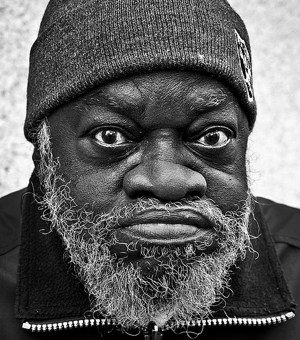
#> input picture man.png, 300 x 340 px; the run also reads 1 picture not shown here
$ python stipple.py
#> lines starting #> are read from the running program, lines starting #| are printed output that depends on the picture; after the words box and inside, x2 and y2 are one past the last pixel; in counts of white or black regions, pixels touching at a corner belong together
from numpy import *
from random import random
import matplotlib.pyplot as plt
import matplotlib.image as mpimg


man = mpimg.imread('man.png')
#> man is the input picture: shape (340, 300, 3) float32; min 0, max 1, mean 0.38
cat = mpimg.imread('cat.png')

nrow = man.shape[0]
#> nrow = 340
ncolumn = man.shape[1]
#> ncolumn = 300

print(nrow)
#| 340
print (ncolumn)
#| 300


def stipple(img):
	for x in range(img.shape[0]):
		for y in range(img.shape[1]):
			if img[x,y,0]>0.5:
				k=1.0
				error=img[x,y,:]-k
				img[x,y]=(1,1,1)

			else:
				k=0.0
				error=img[x,y,:]-k
				img[x,y]=(0,0,0)
			if (y<299):
				img[x,y+1,:]=img[x,y+1,:]+error
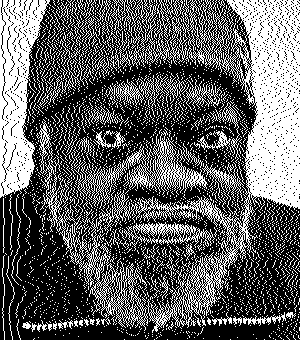
#> img: shape (340, 300, 3) float32; values 0 (black) and 1 (white), 38% white; 2408 white regions (2334 under 20 px), largest, box (x1, y1, x2, y2) and area: (36, 0, 300, 333) 18935, (0, 0, 51, 198) 5454, (74, 129, 208, 209) 2174

# [11 lines of commented-out code are left out]


stipple(man)
plt.axis("off")
plt.imshow(man)
plt.show()
